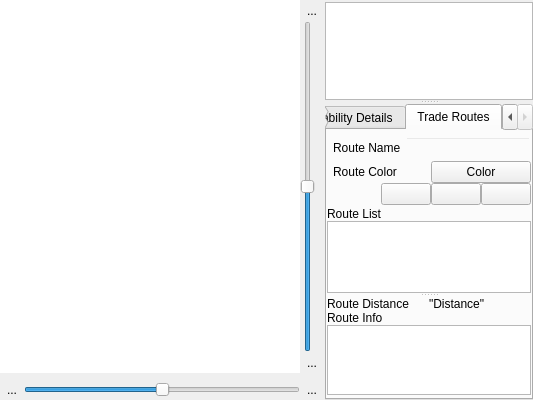
     <widget class="QSplitter" name="splitter_3">
      <property name="font">
       <font>
        <pointsize>9</pointsize>
       </font>
      </property>
      <property name="orientation">
       <enum>Qt::Horizontal</enum>
      </property>
      <property name="handleWidth">
       <number>1</number>
      </property>
      <widget class="QStackedWidget" name="stackedWidget">
       <property name="font">
        <font>
         <pointsize>9</pointsize>
        </font>
       </property>
       <property name="currentIndex">
        <number>0</number>
       </property>
       <widget class="QWidget" name="page">
        <layout class="QVBoxLayout" name="verticalLayout">
         <property name="leftMargin">
          <number>0</number>
         </property>
         <property name="topMargin">
          <number>0</number>
         </property>
         <property name="rightMargin">
          <number>0</number>
         </property>
         <property name="bottomMargin">
          <number>0</number>
         </property>
         <item>
          <layout class="QVBoxLayout" name="verticalLayout_5">
           <property name="spacing">
            <number>6</number>
           </property>
           <item>
            <layout class="QHBoxLayout" name="horizontalLayout_6">
             <property name="spacing">
              <number>6</number>
             </property>
            </layout>
           </item>
           <item>
            <layout class="QHBoxLayout" name="horizontalLayout_3">
             <property name="spacing">
              <number>0</number>
             </property>
             <item>
              <widget class="QGraphicsView" name="graphicsView">
               <property name="minimumSize">
                <size>
                 <width>300</width>
                 <height>0</height>
                </size>
               </property>
               <property name="font">
                <font>
                 <pointsize>9</pointsize>
                </font>
               </property>
               <property name="toolTip">
                <string>Star map</string>
               </property>
               <property name="styleSheet">
                <string notr="true"/>
               </property>
               <property name="frameShape">
                <enum>QFrame::NoFrame</enum>
               </property>
               <property name="frameShadow">
                <enum>QFrame::Plain</enum>
               </property>
               <property name="lineWidth">
                <number>0</number>
               </property>
               <property name="backgroundBrush">
                <brush brushstyle="SolidPattern">
                 <color alpha="255">
                  <red>211</red>
                  <green>234</green>
                  <blue>231</blue>
                 </color>
                </brush>
               </property>
              </widget>
             </item>
             <item>
              <layout class="QVBoxLayout" name="verticalLayout_4">
               <property name="spacing">
                <number>0</number>
               </property>
               <item>
                <widget class="QToolButton" name="btnZoomUp">
                 <property name="font">
                  <font>
                   <pointsize>9</pointsize>
                  </font>
                 </property>
                 <property name="toolTip">
                  <string>Zoom in</string>
                 </property>
                 <property name="text">
                  <string>...</string>
                 </property>
                 <property name="icon">
                  <iconset resource="Resources.qrc">
                   <normaloff>:/new/Bitmaps/pics/zoomin.png</normaloff>:/new/Bitmaps/pics/zoomin.png</iconset>
                 </property>
                 <property name="autoRaise">
                  <bool>true</bool>
                 </property>
                </widget>
               </item>
               <item>
                <widget class="QSlider" name="sliderZoom">
                 <property name="font">
                  <font>
                   <pointsize>9</pointsize>
                  </font>
                 </property>
                 <property name="toolTip">
                  <string>Zoom slider</string>
                 </property>
                 <property name="minimum">
                  <number>1</number>
                 </property>
                 <property name="maximum">
                  <number>500</number>
                 </property>
                 <property name="value">
                  <number>250</number>
                 </property>
                 <property name="orientation">
                  <enum>Qt::Vertical</enum>
                 </property>
                </widget>
               </item>
               <item>
                <widget class="QToolButton" name="btnZoomDown">
                 <property name="font">
                  <font>
                   <pointsize>9</pointsize>
                  </font>
                 </property>
                 <property name="toolTip">
                  <string>Zoom out</string>
                 </property>
                 <property name="text">
                  <string>...</string>
                 </property>
                 <property name="icon">
                  <iconset resource="Resources.qrc">
                   <normaloff>:/new/Bitmaps/pics/zoomout.png</normaloff>:/new/Bitmaps/pics/zoomout.png</iconset>
                 </property>
                 <property name="autoRaise">
                  <bool>true</bool>
                 </property>
                </widget>
               </item>
              </layout>
             </item>
            </layout>
           </item>
           <item>
            <layout class="QHBoxLayout" name="horizontalLayout_2">
             <property name="spacing">
              <number>0</number>
             </property>
             <item>
              <widget class="QToolButton" name="btnRotateLeft">
               <property name="font">
                <font>
                 <pointsize>9</pointsize>
                </font>
               </property>
               <property name="toolTip">
                <string>Rotate left</string>
               </property>
               <property name="text">
                <string>...</string>
               </property>
               <property name="icon">
                <iconset resource="Resources.qrc">
                 <normaloff>:/new/Bitmaps/pics/rotateleft.png</normaloff>:/new/Bitmaps/pics/rotateleft.png</iconset>
               </property>
               <property name="autoRaise">
                <bool>true</bool>
               </property>
              </widget>
             </item>
             <item>
              <widget class="QSlider" name="sliderRotate">
               <property name="font">
                <font>
                 <pointsize>9</pointsize>
                </font>
               </property>
               <property name="toolTip">
                <string>Rotate map using this slider</string>
               </property>
               <property name="minimum">
                <number>-360</number>
               </property>
               <property name="maximum">
                <number>360</number>
               </property>
               <property name="orientation">
                <enum>Qt::Horizontal</enum>
               </property>
              </widget>
             </item>
             <item>
              <widget class="QToolButton" name="btnRotateRight">
               <property name="font">
                <font>
                 <pointsize>9</pointsize>
                </font>
               </property>
               <property name="toolTip">
                <string>Rotate right</string>
               </property>
               <property name="text">
                <string>...</string>
               </property>
               <property name="icon">
                <iconset resource="Resources.qrc">
                 <normaloff>:/new/Bitmaps/pics/rotateright.png</normaloff>:/new/Bitmaps/pics/rotateright.png</iconset>
               </property>
               <property name="autoRaise">
                <bool>true</bool>
               </property>
              </widget>
             </item>
            </layout>
           </item>
          </layout>
         </item>
        </layout>
       </widget>
       <widget class="QWidget" name="page_2">
        <layout class="QVBoxLayout" name="verticalLayout_7" stretch="1">
         <property name="leftMargin">
          <number>1</number>
         </property>
         <property name="topMargin">
          <number>1</number>
         </property>
         <property name="rightMargin">
          <number>1</number>
         </property>
         <property name="bottomMargin">
          <number>0</number>
         </property>
         <item>
          <widget class="SolarSystemViewWidget" name="solsysView" native="true"/>
         </item>
        </layout>
       </widget>
       <widget class="QWidget" name="page_3">
        <layout class="QHBoxLayout" name="horizontalLayout_8">
         <property name="leftMargin">
          <number>0</number>
         </property>
         <property name="topMargin">
          <number>0</number>
         </property>
         <property name="rightMargin">
          <number>0</number>
         </property>
         <property name="bottomMargin">
          <number>0</number>
         </property>
        </layout>
       </widget>
      </widget>
      <widget class="QSplitter" name="splitterStarInfo">
       <property name="sizePolicy">
        <sizepolicy hsizetype="Expanding" vsizetype="Expanding">
         <horstretch>0</horstretch>
         <verstretch>0</verstretch>
        </sizepolicy>
       </property>
       <property name="maximumSize">
        <size>
         <width>600</width>
         <height>16777215</height>
        </size>
       </property>
       <property name="font">
        <font>
         <pointsize>9</pointsize>
        </font>
       </property>
       <property name="orientation">
        <enum>Qt::Vertical</enum>
       </property>
       <widget class="QWidget" name="layoutWidget">
        <property name="font">
         <font>
          <pointsize>9</pointsize>
         </font>
        </property>
        <layout class="QVBoxLayout" name="verticalLayout_3">
         <property name="spacing">
          <number>6</number>
         </property>
         <item>
          <layout class="QHBoxLayout" name="horizontalLayout">
           <property name="spacing">
            <number>6</number>
           </property>
           <property name="leftMargin">
            <number>0</number>
           </property>
           <property name="topMargin">
            <number>2</number>
           </property>
           <property name="rightMargin">
            <number>2</number>
           </property>
           <property name="bottomMargin">
            <number>0</number>
           </property>
          </layout>
         </item>
         <item>
          <widget class="QListWidget" name="listWidget">
           <property name="minimumSize">
            <size>
             <width>200</width>
             <height>0</height>
            </size>
           </property>
           <property name="font">
            <font>
             <pointsize>9</pointsize>
            </font>
           </property>
           <property name="focusPolicy">
            <enum>Qt::WheelFocus</enum>
           </property>
           <property name="toolTip">
            <string>Stars of the current sector</string>
           </property>
           <property name="styleSheet">
            <string notr="true"/>
           </property>
           <property name="frameShape">
            <enum>QFrame::StyledPanel</enum>
           </property>
           <property name="frameShadow">
            <enum>QFrame::Sunken</enum>
           </property>
           <property name="alternatingRowColors">
            <bool>true</bool>
           </property>
          </widget>
         </item>
        </layout>
       </widget>
       <widget class="QTabWidget" name="tabInspectorWidget">
        <property name="minimumSize">
         <size>
          <width>200</width>
          <height>0</height>
         </size>
        </property>
        <property name="maximumSize">
         <size>
          <width>600</width>
          <height>16777215</height>
         </size>
        </property>
        <property name="font">
         <font>
          <pointsize>9</pointsize>
         </font>
        </property>
        <property name="autoFillBackground">
         <bool>true</bool>
        </property>
        <property name="tabShape">
         <enum>QTabWidget::Rounded</enum>
        </property>
        <property name="currentIndex">
         <number>1</number>
        </property>
        <widget class="QWidget" name="tabStarList">
         <attribute name="title">
          <string>Reachability Details</string>
         </attribute>
         <layout class="QVBoxLayout" name="verticalLayout_6">
          <property name="leftMargin">
           <number>0</number>
          </property>
          <property name="topMargin">
           <number>3</number>
          </property>
          <property name="rightMargin">
           <number>0</number>
          </property>
          <property name="bottomMargin">
           <number>3</number>
          </property>
          <item>
           <layout class="QVBoxLayout" name="verticalLayout_2">
            <property name="spacing">
             <number>0</number>
            </property>
            <item>
             <widget class="QLabel" name="lblRouteTo">
              <property name="text">
               <string>TextLabel</string>
              </property>
             </widget>
            </item>
            <item>
             <widget class="QTableWidget" name="routeTable">
              <property name="toolTip">
               <string>Jumps to reach selected star</string>
              </property>
              <property name="styleSheet">
               <string notr="true"/>
              </property>
              <property name="alternatingRowColors">
               <bool>true</bool>
              </property>
             </widget>
            </item>
           </layout>
          </item>
         </layout>
        </widget>
        <widget class="QWidget" name="tab_3">
         <attribute name="title">
          <string>Trade Routes</string>
         </attribute>
         <layout class="QVBoxLayout" name="verticalLayout_19">
          <property name="spacing">
           <number>0</number>
          </property>
          <property name="leftMargin">
           <number>0</number>
          </property>
          <property name="topMargin">
           <number>3</number>
          </property>
          <property name="rightMargin">
           <number>0</number>
          </property>
          <property name="bottomMargin">
           <number>3</number>
          </property>
          <item>
           <layout class="QGridLayout" name="gridLayout">
            <property name="leftMargin">
             <number>6</number>
            </property>
            <property name="topMargin">
             <number>4</number>
            </property>
            <property name="bottomMargin">
             <number>0</number>
            </property>
            <property name="horizontalSpacing">
             <number>4</number>
            </property>
            <property name="verticalSpacing">
             <number>2</number>
            </property>
            <item row="0" column="0">
             <widget class="QLabel" name="label">
              <property name="font">
               <font>
                <pointsize>9</pointsize>
               </font>
              </property>
              <property name="styleSheet">
               <string notr="true">background-color: transparent;</string>
              </property>
              <property name="text">
               <string>Route Name</string>
              </property>
             </widget>
            </item>
            <item row="1" column="0">
             <widget class="QLabel" name="label_3">
              <property name="font">
               <font>
                <pointsize>9</pointsize>
               </font>
              </property>
              <property name="styleSheet">
               <string notr="true">background-color: transparent;</string>
              </property>
              <property name="text">
               <string>Route Color</string>
              </property>
             </widget>
            </item>
            <item row="1" column="2">
             <widget class="QtColorPicker" name="colorPicker">
              <property name="minimumSize">
               <size>
                <width>100</width>
                <height>0</height>
               </size>
              </property>
              <property name="font">
               <font>
                <pointsize>9</pointsize>
               </font>
              </property>
              <property name="toolTip">
               <string>Click here to choose the trade route color</string>
              </property>
              <property name="styleSheet">
               <string notr="true"/>
              </property>
              <property name="text">
               <string>Color</string>
              </property>
             </widget>
            </item>
            <item row="1" column="1">
             <spacer name="horizontalSpacer_3">
              <property name="font">
               <font>
                <pointsize>9</pointsize>
               </font>
              </property>
              <property name="orientation">
               <enum>Qt::Horizontal</enum>
              </property>
              <property name="sizeHint" stdset="0">
               <size>
                <width>40</width>
                <height>20</height>
               </size>
              </property>
             </spacer>
            </item>
            <item row="0" column="1" colspan="2">
             <widget class="QLineEdit" name="txtRouteName">
              <property name="font">
               <font>
                <pointsize>9</pointsize>
               </font>
              </property>
              <property name="styleSheet">
               <string notr="true">background-color: transparent;</string>
              </property>
             </widget>
            </item>
           </layout>
          </item>
          <item>
           <layout class="QHBoxLayout" name="horizontalLayout_5">
            <property name="spacing">
             <number>0</number>
            </property>
            <property name="topMargin">
             <number>0</number>
            </property>
            <property name="bottomMargin">
             <number>2</number>
            </property>
            <item>
             <spacer name="horizontalSpacer_2">
              <property name="font">
               <font>
                <pointsize>9</pointsize>
               </font>
              </property>
              <property name="orientation">
               <enum>Qt::Horizontal</enum>
              </property>
              <property name="sizeHint" stdset="0">
               <size>
                <width>40</width>
                <height>20</height>
               </size>
              </property>
             </spacer>
            </item>
            <item>
             <widget class="QPushButton" name="btnConfirmRoute">
              <property name="minimumSize">
               <size>
                <width>50</width>
                <height>0</height>
               </size>
              </property>
              <property name="font">
               <font>
                <pointsize>9</pointsize>
               </font>
              </property>
              <property name="toolTip">
               <string>Confirm operation</string>
              </property>
              <property name="styleSheet">
               <string notr="true"/>
              </property>
              <property name="text">
               <string/>
              </property>
              <property name="icon">
               <iconset resource="Resources.qrc">
                <normaloff>:/new/Bitmaps/pics/gtk-add.png</normaloff>:/new/Bitmaps/pics/gtk-add.png</iconset>
              </property>
             </widget>
            </item>
            <item>
             <widget class="QPushButton" name="btnDeleteRoute">
              <property name="minimumSize">
               <size>
                <width>50</width>
                <height>0</height>
               </size>
              </property>
              <property name="font">
               <font>
                <pointsize>9</pointsize>
               </font>
              </property>
              <property name="toolTip">
               <string>Delete selected trade route</string>
              </property>
              <property name="styleSheet">
               <string notr="true"/>
              </property>
              <property name="text">
               <string/>
              </property>
              <property name="icon">
               <iconset resource="Resources.qrc">
                <normaloff>:/new/Bitmaps/pics/list-remove.png</normaloff>:/new/Bitmaps/pics/list-remove.png</iconset>
              </property>
             </widget>
            </item>
            <item>
             <widget class="QPushButton" name="btnDeleteAllRoutes">
              <property name="minimumSize">
               <size>
                <width>50</width>
                <height>0</height>
               </size>
              </property>
              <property name="font">
               <font>
                <pointsize>9</pointsize>
               </font>
              </property>
              <property name="toolTip">
               <string>Delete all Trade Routes</string>
              </property>
              <property name="styleSheet">
               <string notr="true"/>
              </property>
              <property name="text">
               <string/>
              </property>
              <property name="icon">
               <iconset resource="Resources.qrc">
                <normaloff>:/new/Bitmaps/pics/delete_all.png</normaloff>:/new/Bitmaps/pics/delete_all.png</iconset>
              </property>
             </widget>
            </item>
           </layout>
          </item>
          <item>
           <widget class="QSplitter" name="splitter_2">
            <property name="font">
             <font>
              <pointsize>9</pointsize>
             </font>
            </property>
            <property name="orientation">
             <enum>Qt::Vertical</enum>
            </property>
            <widget class="QWidget" name="layoutWidget">
             <property name="font">
              <font>
               <pointsize>9</pointsize>
              </font>
             </property>
             <layout class="QVBoxLayout" name="verticalLayout_9">
              <property name="spacing">
               <number>0</number>
              </property>
              <item>
               <widget class="QLabel" name="label_4">
                <property name="font">
                 <font>
                  <pointsize>9</pointsize>
                 </font>
                </property>
                <property name="text">
                 <string>Route List</string>
                </property>
                <property name="margin">
                 <number>6</number>
                </property>
               </widget>
              </item>
              <item>
               <widget class="QListWidget" name="gridTradeRoutes">
                <property name="minimumSize">
                 <size>
                  <width>200</width>
                  <height>0</height>
                 </size>
                </property>
                <property name="font">
                 <font>
                  <pointsize>9</pointsize>
                 </font>
                </property>
                <property name="toolTip">
                 <string>Trade route list</string>
                </property>
                <property name="styleSheet">
                 <string notr="true"/>
                </property>
                <property name="alternatingRowColors">
                 <bool>true</bool>
                </property>
               </widget>
              </item>
             </layout>
            </widget>
            <widget class="QWidget" name="layoutWidget">
             <property name="font">
              <font>
               <pointsize>9</pointsize>
              </font>
             </property>
             <layout class="QVBoxLayout" name="verticalLayout_11">
              <property name="spacing">
               <number>0</number>
              </property>
              <item>
               <layout class="QGridLayout" name="gridLayout_2">
                <property name="spacing">
                 <number>0</number>
                </property>
                <item row="0" column="0">
                 <widget class="QLabel" name="label_5">
                  <property name="font">
                   <font>
                    <pointsize>9</pointsize>
                   </font>
                  </property>
                  <property name="text">
                   <string>Route Distance</string>
                  </property>
                 </widget>
                </item>
                <item row="0" column="1">
                 <widget class="QLabel" name="lblRouteDistance">
                  <property name="font">
                   <font>
                    <pointsize>9</pointsize>
                   </font>
                  </property>
                  <property name="text">
                   <string>&quot;Distance&quot;</string>
                  </property>
                 </widget>
                </item>
               </layout>
              </item>
              <item>
               <layout class="QVBoxLayout" name="verticalLayout_10">
                <property name="spacing">
                 <number>0</number>
                </property>
                <item>
                 <widget class="QLabel" name="label_6">
                  <property name="font">
                   <font>
                    <pointsize>9</pointsize>
                   </font>
                  </property>
                  <property name="text">
                   <string>Route Info</string>
                  </property>
                 </widget>
                </item>
                <item>
                 <widget class="QTextEdit" name="webTradeRouteView">
                  <property name="font">
                   <font>
                    <pointsize>9</pointsize>
                   </font>
                  </property>
                  <property name="styleSheet">
                   <string notr="true"/>
                  </property>
                 </widget>
                </item>
               </layout>
              </item>
             </layout>
            </widget>
           </widget>
          </item>
         </layout>
        </widget>
       </widget>
      </widget>
     </widget>
